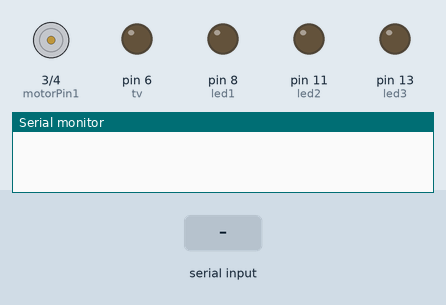
Recording of a sketch running on a simulated Arduino Uno, built with avr-gcc and run on an emulated ATmega328P. Shown: motor-driver pin pairs drawn as motors (green arrow = first pin HIGH = forward, orange = second pin HIGH = backward, longer = more drive), output pins drawn as LEDs (lit = HIGH), the last lines printed to the serial monitor. The test bench sets the inputs (shaded band).

Above: at 1.2 s.
1.3 s: "all on" received over Serial
At 1.9 s:
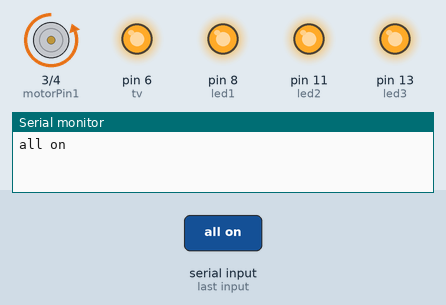
4.4 s: "all off" received over Serial
At 5.6 s:
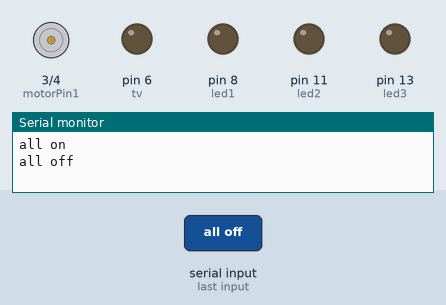
5.9 s: "led on" received over Serial
At 6.6 s:
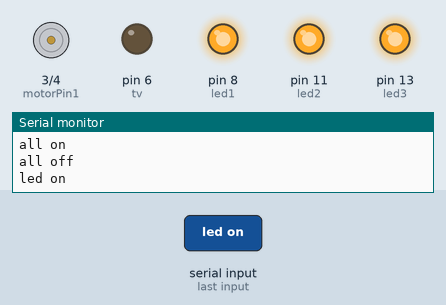
Timing chart, 0 to 8.4 s (numbered marks = the images above; inputs shaded):
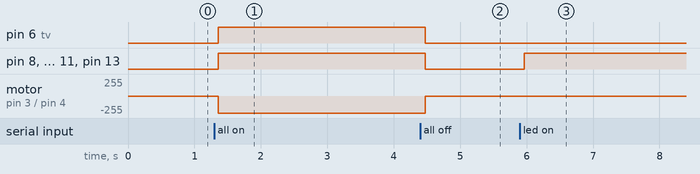

The sketch:

sample.ino
```cpp
String voice;
int led1 = 8;
int led2 = 11;
int led3 = 13;

int motorPin1 = 3; // pin 2 on L293D IC
int motorPin2 = 4; // pin 7 on L293D IC
int tv = 6;

void allon(){
     digitalWrite(led1, HIGH);
     digitalWrite(led2, HIGH);
     digitalWrite(led3, HIGH);
     digitalWrite(tv, HIGH);
     digitalWrite(motorPin1, LOW);
     digitalWrite(motorPin2, HIGH);
}
void alloff(){
     digitalWrite(led1, LOW);
     digitalWrite(led2, LOW);
     digitalWrite(led3, LOW);
     digitalWrite(tv, LOW);
     digitalWrite(motorPin1, LOW);
     digitalWrite(motorPin2, LOW);
}

void setup() {
  Serial.begin(9600);
  pinMode(led1, OUTPUT);
  pinMode(led2, OUTPUT);
  pinMode(led3, OUTPUT);
  pinMode(motorPin1, OUTPUT);
  pinMode(motorPin2, OUTPUT);
  pinMode(tv, OUTPUT);
}

void loop() {
   while (Serial.available()){
   delay(10);
  char c = Serial.read();
  if (c == '#') {
    break;
    }
  voice += c;
   }
  if (voice.length() > 0) {
  Serial.println(voice);

if(voice == "all on" || voice == "alldeviceson") {
  allon();
  }
else if(voice == "all off" || voice =="i love" || voice == "alldevicesoff" || voice == "all of"){
  alloff();
  }
else  if(voice == "led on" || voice == "LED on" || voice == "lon") {
  digitalWrite(led1, HIGH);
  digitalWrite(led2, HIGH);
  digitalWrite(led3, HIGH);
  }
else if(voice == "fan on" || voice == "fon") {
   digitalWrite(motorPin1, LOW);
   digitalWrite(motorPin2, HIGH);
  }
  else if(voice == "TV on" || voice =="tv on" || voice =="bb on" || voice =="ton") {
    digitalWrite(tv, HIGH);
    }

else if(voice == "led off" || voice == "led of" || voice == "LED off" || voice=="loff") {
  digitalWrite(led1, LOW);
  digitalWrite(led2, LOW);
  digitalWrite(led3, LOW);
  }
else if(voice == "fan off" || voice =="son of" || voice =="foff")  {
  digitalWrite(motorPin1, LOW);
  digitalWrite(motorPin2, LOW);
   }
else if(voice == "TV off" || voice =="tv off" || voice =="bb off" || voice=="toff") {
  digitalWrite(tv, LOW);
  }
voice="";}}
```

Measured:
- after the input at 1.3 s, pin 6 (tv), pin 8 (led1), pin 11 (led2), pin 13 (led3): LOW → HIGH after 0.06 s; motor on pin 3 (motorPin1) / pin 4 (motorPin2): stopped → backward 255/255 after 0.06 s
- after the input at 4.4 s, pin 6 (tv), pin 8 (led1), pin 11 (led2), pin 13 (led3): HIGH → LOW after 0.07 s; motor on pin 3 (motorPin1) / pin 4 (motorPin2): backward 255/255 → stopped after 0.07 s
- after the input at 5.9 s, pin 8 (led1), pin 11 (led2), pin 13 (led3): LOW → HIGH after 0.06 s
